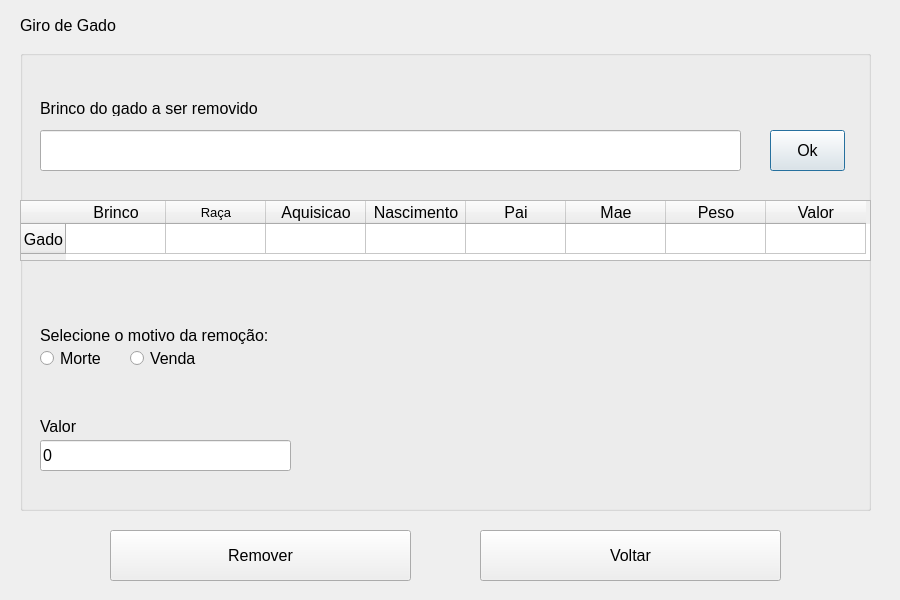
<?xml version="1.0" encoding="UTF-8"?>
<ui version="4.0">
 <class>CattleRemoveScreen</class>
 <widget class="QDialog" name="CattleRemoveScreen">
  <property name="geometry">
   <rect>
    <x>0</x>
    <y>0</y>
    <width>900</width>
    <height>600</height>
   </rect>
  </property>
  <property name="windowTitle">
   <string>Tela de Exclusão de Gado</string>
  </property>
  <widget class="QLabel" name="labelTitle">
   <property name="geometry">
    <rect>
     <x>20</x>
     <y>10</y>
     <width>121</width>
     <height>31</height>
    </rect>
   </property>
   <property name="font">
    <font>
     <pointsize>12</pointsize>
    </font>
   </property>
   <property name="text">
    <string>Giro de Gado</string>
   </property>
  </widget>
  <widget class="QGroupBox" name="groupBox">
   <property name="geometry">
    <rect>
     <x>20</x>
     <y>50</y>
     <width>851</width>
     <height>461</height>
    </rect>
   </property>
   <property name="title">
    <string/>
   </property>
   <widget class="QRadioButton" name="radioButtonDeath">
    <property name="geometry">
     <rect>
      <x>20</x>
      <y>300</y>
      <width>82</width>
      <height>17</height>
     </rect>
    </property>
    <property name="font">
     <font>
      <pointsize>12</pointsize>
     </font>
    </property>
    <property name="text">
     <string>Morte</string>
    </property>
   </widget>
   <widget class="QRadioButton" name="radioButtonSell">
    <property name="geometry">
     <rect>
      <x>110</x>
      <y>300</y>
      <width>82</width>
      <height>17</height>
     </rect>
    </property>
    <property name="font">
     <font>
      <pointsize>12</pointsize>
     </font>
    </property>
    <property name="text">
     <string>Venda</string>
    </property>
   </widget>
   <widget class="QLabel" name="labelPrice">
    <property name="geometry">
     <rect>
      <x>20</x>
      <y>370</y>
      <width>47</width>
      <height>13</height>
     </rect>
    </property>
    <property name="font">
     <font>
      <pointsize>12</pointsize>
     </font>
    </property>
    <property name="text">
     <string>Valor</string>
    </property>
   </widget>
   <widget class="QLabel" name="labelReason">
    <property name="geometry">
     <rect>
      <x>20</x>
      <y>270</y>
      <width>231</width>
      <height>31</height>
     </rect>
    </property>
    <property name="font">
     <font>
      <pointsize>12</pointsize>
     </font>
    </property>
    <property name="text">
     <string>Selecione o motivo da remoção:</string>
    </property>
   </widget>
   <widget class="QTableWidget" name="cattleRemoveTable">
    <property name="geometry">
     <rect>
      <x>0</x>
      <y>150</y>
      <width>851</width>
      <height>61</height>
     </rect>
    </property>
    <property name="font">
     <font>
      <pointsize>12</pointsize>
     </font>
    </property>
    <row>
     <property name="text">
      <string>Gado</string>
     </property>
     <property name="textAlignment">
      <set>AlignCenter</set>
     </property>
    </row>
    <column>
     <property name="text">
      <string>Brinco</string>
     </property>
    </column>
    <column>
     <property name="text">
      <string>Raça</string>
     </property>
     <property name="font">
      <font>
       <pointsize>10</pointsize>
      </font>
     </property>
    </column>
    <column>
     <property name="text">
      <string>Aquisicao</string>
     </property>
    </column>
    <column>
     <property name="text">
      <string>Nascimento</string>
     </property>
    </column>
    <column>
     <property name="text">
      <string>Pai</string>
     </property>
    </column>
    <column>
     <property name="text">
      <string>Mae</string>
     </property>
    </column>
    <column>
     <property name="text">
      <string>Peso</string>
     </property>
    </column>
    <column>
     <property name="text">
      <string>Valor</string>
     </property>
    </column>
    <item row="0" column="0">
     <property name="text">
      <string/>
     </property>
     <property name="textAlignment">
      <set>AlignCenter</set>
     </property>
     <property name="flags">
      <set>ItemIsSelectable|ItemIsDragEnabled|ItemIsDropEnabled|ItemIsUserCheckable|ItemIsEnabled</set>
     </property>
    </item>
    <item row="0" column="1">
     <property name="text">
      <string/>
     </property>
     <property name="font">
      <font>
       <family>MS Shell Dlg 2</family>
       <pointsize>10</pointsize>
      </font>
     </property>
     <property name="textAlignment">
      <set>AlignCenter</set>
     </property>
     <property name="flags">
      <set>ItemIsSelectable|ItemIsDragEnabled|ItemIsDropEnabled|ItemIsUserCheckable|ItemIsEnabled</set>
     </property>
    </item>
    <item row="0" column="2">
     <property name="text">
      <string/>
     </property>
     <property name="textAlignment">
      <set>AlignCenter</set>
     </property>
     <property name="flags">
      <set>ItemIsSelectable|ItemIsDragEnabled|ItemIsDropEnabled|ItemIsUserCheckable|ItemIsEnabled</set>
     </property>
    </item>
    <item row="0" column="3">
     <property name="text">
      <string/>
     </property>
     <property name="textAlignment">
      <set>AlignCenter</set>
     </property>
     <property name="flags">
      <set>ItemIsSelectable|ItemIsDragEnabled|ItemIsDropEnabled|ItemIsUserCheckable|ItemIsEnabled</set>
     </property>
    </item>
    <item row="0" column="4">
     <property name="text">
      <string/>
     </property>
     <property name="textAlignment">
      <set>AlignCenter</set>
     </property>
     <property name="flags">
      <set>ItemIsSelectable|ItemIsDragEnabled|ItemIsDropEnabled|ItemIsUserCheckable|ItemIsEnabled</set>
     </property>
    </item>
    <item row="0" column="5">
     <property name="text">
      <string/>
     </property>
     <property name="textAlignment">
      <set>AlignCenter</set>
     </property>
     <property name="flags">
      <set>ItemIsSelectable|ItemIsDragEnabled|ItemIsDropEnabled|ItemIsUserCheckable|ItemIsEnabled</set>
     </property>
    </item>
    <item row="0" column="6">
     <property name="text">
      <string/>
     </property>
     <property name="textAlignment">
      <set>AlignCenter</set>
     </property>
     <property name="flags">
      <set>ItemIsSelectable|ItemIsDragEnabled|ItemIsDropEnabled|ItemIsUserCheckable|ItemIsEnabled</set>
     </property>
    </item>
    <item row="0" column="7">
     <property name="text">
      <string/>
     </property>
     <property name="textAlignment">
      <set>AlignCenter</set>
     </property>
     <property name="flags">
      <set>ItemIsSelectable|ItemIsDragEnabled|ItemIsDropEnabled|ItemIsUserCheckable|ItemIsEnabled</set>
     </property>
    </item>
   </widget>
   <widget class="QLineEdit" name="inputCattleEarring">
    <property name="geometry">
     <rect>
      <x>20</x>
      <y>80</y>
      <width>701</width>
      <height>41</height>
     </rect>
    </property>
    <property name="font">
     <font>
      <pointsize>12</pointsize>
     </font>
    </property>
   </widget>
   <widget class="QLabel" name="labelCattleEarring">
    <property name="geometry">
     <rect>
      <x>20</x>
      <y>50</y>
      <width>221</width>
      <height>16</height>
     </rect>
    </property>
    <property name="font">
     <font>
      <pointsize>12</pointsize>
     </font>
    </property>
    <property name="text">
     <string>Brinco do gado a ser removido</string>
    </property>
   </widget>
   <widget class="QPushButton" name="okButton">
    <property name="geometry">
     <rect>
      <x>750</x>
      <y>80</y>
      <width>75</width>
      <height>41</height>
     </rect>
    </property>
    <property name="font">
     <font>
      <pointsize>12</pointsize>
     </font>
    </property>
    <property name="text">
     <string>Ok</string>
    </property>
   </widget>
   <widget class="QLineEdit" name="inputPrice">
    <property name="geometry">
     <rect>
      <x>20</x>
      <y>390</y>
      <width>251</width>
      <height>31</height>
     </rect>
    </property>
    <property name="font">
     <font>
      <pointsize>12</pointsize>
     </font>
    </property>
    <property name="text">
     <string>0</string>
    </property>
   </widget>
  </widget>
  <widget class="QPushButton" name="removeButton">
   <property name="geometry">
    <rect>
     <x>110</x>
     <y>530</y>
     <width>301</width>
     <height>51</height>
    </rect>
   </property>
   <property name="font">
    <font>
     <pointsize>12</pointsize>
    </font>
   </property>
   <property name="text">
    <string>Remover</string>
   </property>
  </widget>
  <widget class="QPushButton" name="backButton">
   <property name="geometry">
    <rect>
     <x>480</x>
     <y>530</y>
     <width>301</width>
     <height>51</height>
    </rect>
   </property>
   <property name="font">
    <font>
     <pointsize>12</pointsize>
    </font>
   </property>
   <property name="text">
    <string>Voltar</string>
   </property>
  </widget>
 </widget>
 <resources/>
 <connections/>
</ui>
